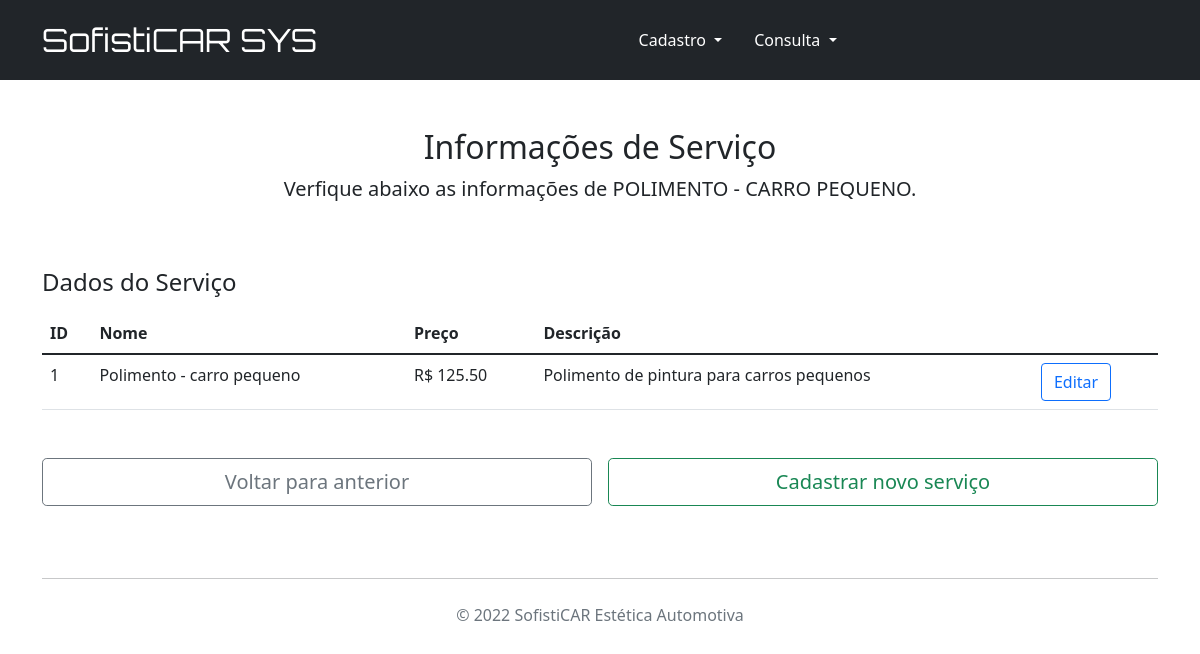
/info_servico/1, run on the app's committed database.
### cadastro_clientes.py (models this page shows, shortened)
class Servico(db.Model):
    __tablename__ = 'servicos'
    id = db.Column('ID', db.Integer, primary_key=True, autoincrement=True)
    nome = db.Column('Nome', db.String(150), nullable=False)
    descricao = db.Column('Descricao', db.String(250), nullable=False)
    valor = db.Column('Valor', db.Float, nullable=False)
    orcamentos = relationship(Orcamento, backref="servicos")

### cadastro_clientes.py (the view)
@app.route('/info_servico/<int:id>')
def info_servico(id):
    servico = Servico.query.get(id)
    return render_template('info_servico.html', servico=servico)

### templates/info_servico.html (shortened to what this page needs)
{% extends "base.html" %}
{% block conteudo %}
<main class="container">
    <div class="py-5 text-center">
        <h2>Informações de Serviço</h2>
        <p class="lead">Verfique abaixo as informações de {{ servico.nome.upper() }}.</p>
    </div>
    <div class="row g-5">
        <div class="col-12">
            <table class="table" action="/info_servico/{{ servico.id }}" method="POST">
                <h4 class="mb-3">Dados do Serviço</h4>
                <thead class="col-12">
                    <th>ID</th>
                    <th>Nome</th>
                    <th>Preço</th>
                    <th>Descrição</th>
                </thead>
                <tbody class="col-12">
                    <tr>
                        <td>{{ servico.id }}</td>
                        <td>{{ servico.nome }}</td>
                        <td>R$ {{ '%0.2f'|format(servico.valor|float) }}</td>
                        <td>{{ servico.descricao }}</td>
                        <td>
                            <a href="/editar_servico/{{servico.id}}"><button type="button" class="btn btn-outline-primary">Editar</button></a>
                        </td>
                    </tr>
                </tbody>
            </table>
        </div>
    </div>
    <div class="row g-3">
        <div class="col-md-12 col-lg-6 p-2">
            <button class="w-100 btn btn-outline-secondary btn-lg" type="submit" name="return" onclick="history.back()">
                Voltar para anterior
            </button>
        </div>
        <div class="col-md-12 col-lg-6 p-2">
            <a href="/cadastrar_servico">
                <button class="w-100 btn btn-outline-success btn-lg" type="submit">
                    Cadastrar novo serviço
                </button>
            </a>
        </div>
    </div>
</main>
{% endblock %}

### data on the page
Servico: nome "POLIMENTO - CARRO PEQUENO", id "1", nome "Polimento - carro pequeno", valor "125.50", descricao "Polimento de pintura para carros pequenos"
